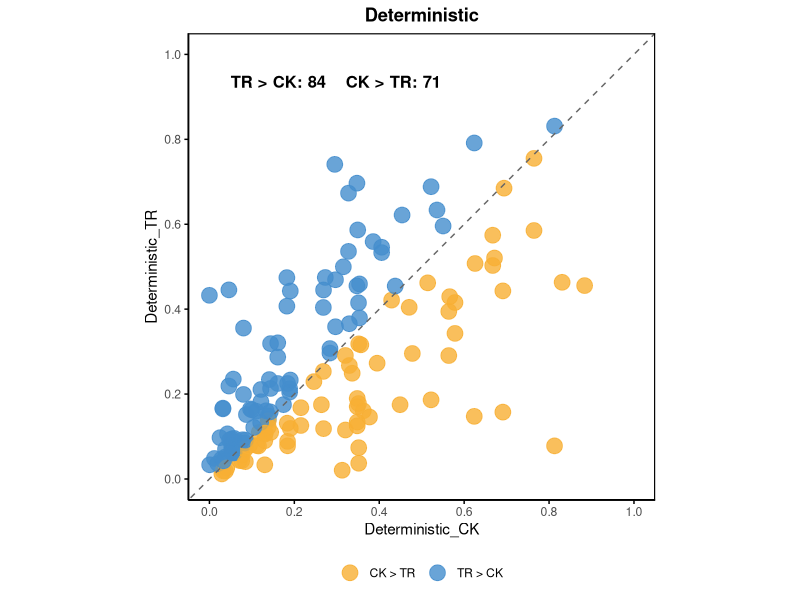
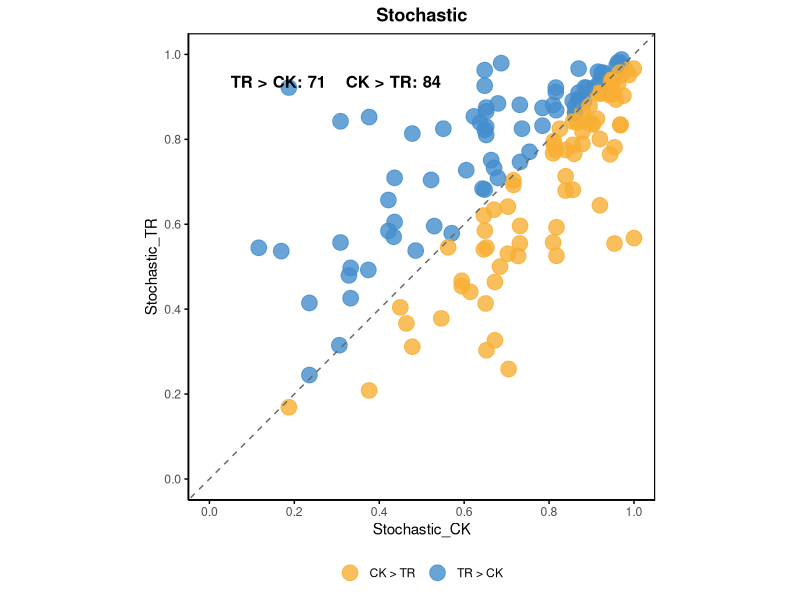
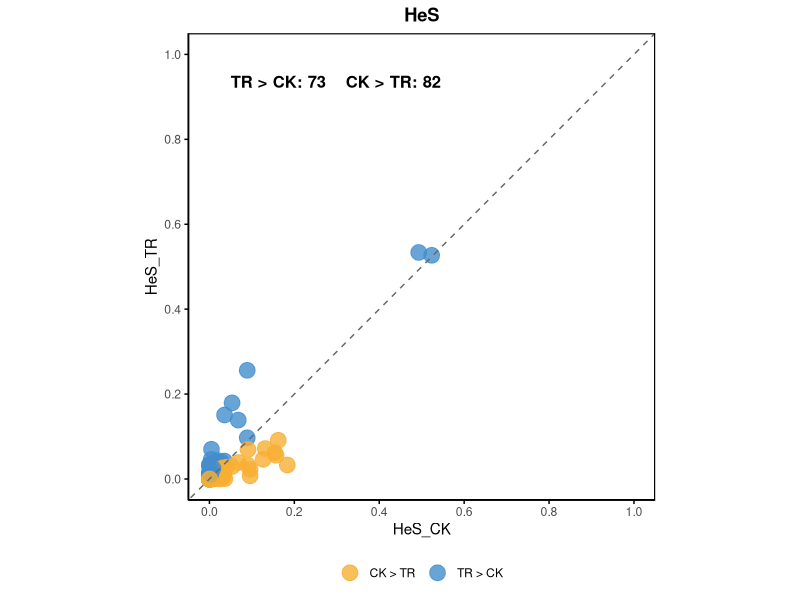
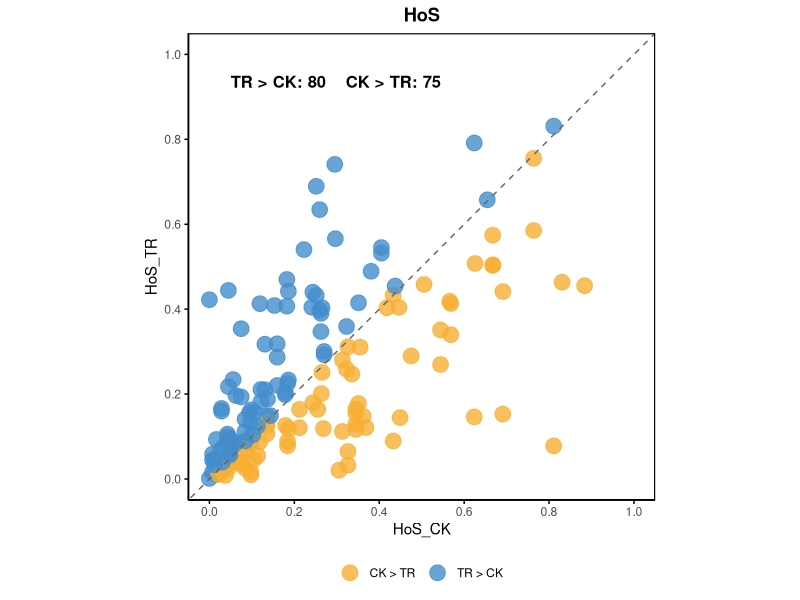
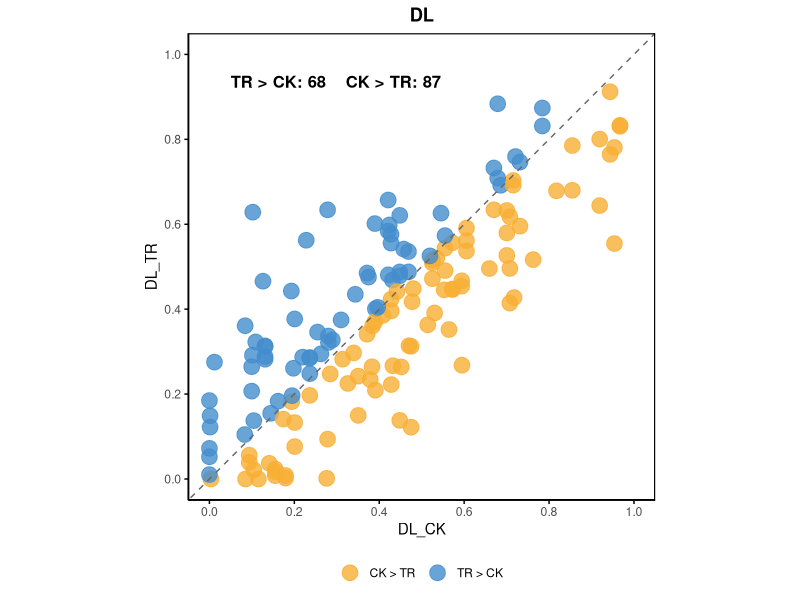
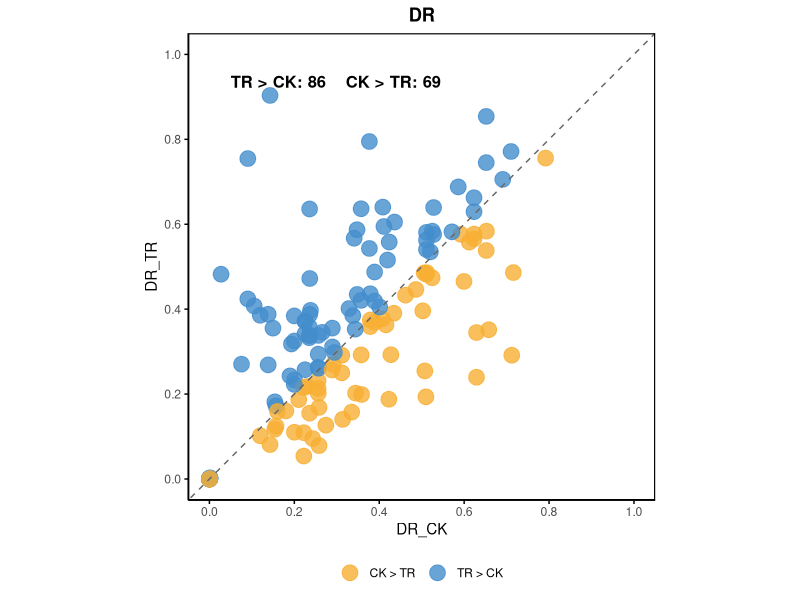
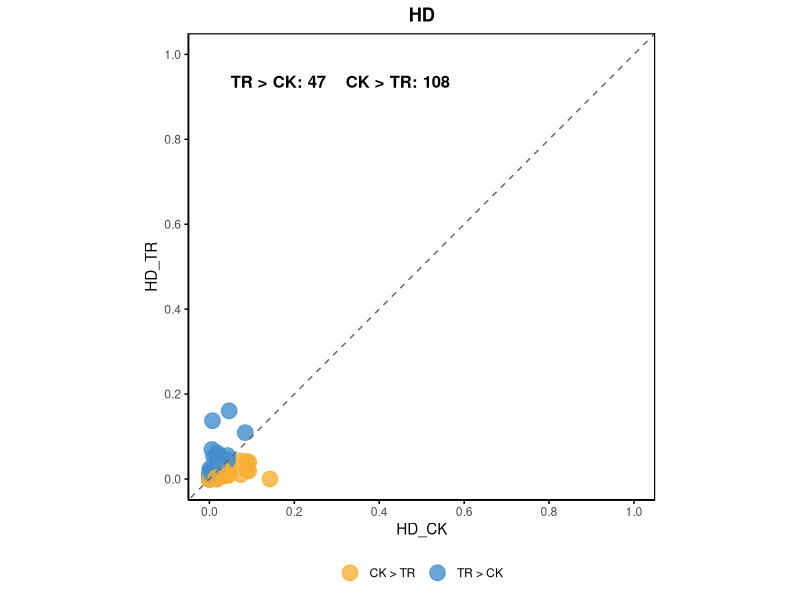

Reproduce these figures in R, in order.
library(ggplot2)
library(cowplot)

df <- read.delim("Fungi_Relative importance.txt",
                 header = TRUE,
                 sep = "\t",
                 check.names = FALSE)

processes <- c("Deterministic", "Stochastic", "HeS", "HoS", "DL", "DR", "HD")

dir.create("Scatter_process_plots", showWarnings = FALSE)

plot_one_process <- function(proc){
  
  ck_col <- paste0(proc, "_CK")
  tr_col <- paste0(proc, "_TR")
  
  plot_df <- df[, c(ck_col, tr_col)]
  colnames(plot_df) <- c("CK", "TR")
  plot_df <- na.omit(plot_df)
  
  plot_df$Group <- ifelse(plot_df$TR > plot_df$CK,
                          "TR > CK",
                          "CK > TR")
  
  group_counts <- table(plot_df$Group)
  
  n_tr <- ifelse("TR > CK" %in% names(group_counts),
                 as.integer(group_counts["TR > CK"]), 0)
  n_ck <- ifelse("CK > TR" %in% names(group_counts),
                 as.integer(group_counts["CK > TR"]), 0)
  
  annotation_text <- paste0("TR > CK: ", n_tr,
                            "    CK > TR: ", n_ck)
  
  p <- ggplot(plot_df, aes(x = CK, y = TR, color = Group)) +
    geom_point(size = 5, alpha = 0.8) +
    geom_abline(slope = 1, intercept = 0,
                linetype = "dashed", color = "grey40") +
    scale_x_continuous(limits = c(0, 1),
                       breaks = seq(0, 1, 0.2)) +
    scale_y_continuous(limits = c(0, 1),
                       breaks = seq(0, 1, 0.2)) +
    scale_color_manual(values = c(
      "TR > CK" = "#448DCD",
      "CK > TR" = "#F7AF34"
    )) +
    labs(x = paste0(proc, "_CK"),
         y = paste0(proc, "_TR"),
         color = NULL,
         title = proc) +
    annotate("text",
             x = 0.05, y = 0.95,
             label = annotation_text,
             hjust = 0, vjust = 1,
             size = 4.2,
             fontface = "bold") +
    coord_fixed() +
    theme_minimal() +
    theme(
      plot.title = element_text(hjust = 0.5, face = "bold"),
      legend.position = "bottom",
      panel.border = element_rect(colour = "black", fill = NA, linewidth = 0.8),
      axis.line = element_line(colour = "black"),
      axis.ticks = element_line(color = "black", linewidth = 0.5),
      panel.grid.major = element_blank(),
      panel.grid.minor = element_blank()
    )
  
  ggsave(filename = paste0("Scatter_process_plots/Bacteria_", proc, "_Scatter.pdf"),
         plot = ggdraw(p),
         width = 6,
         height = 6,
         units = "in")
  
  return(p)
}

plot_list <- lapply(processes, plot_one_process)
